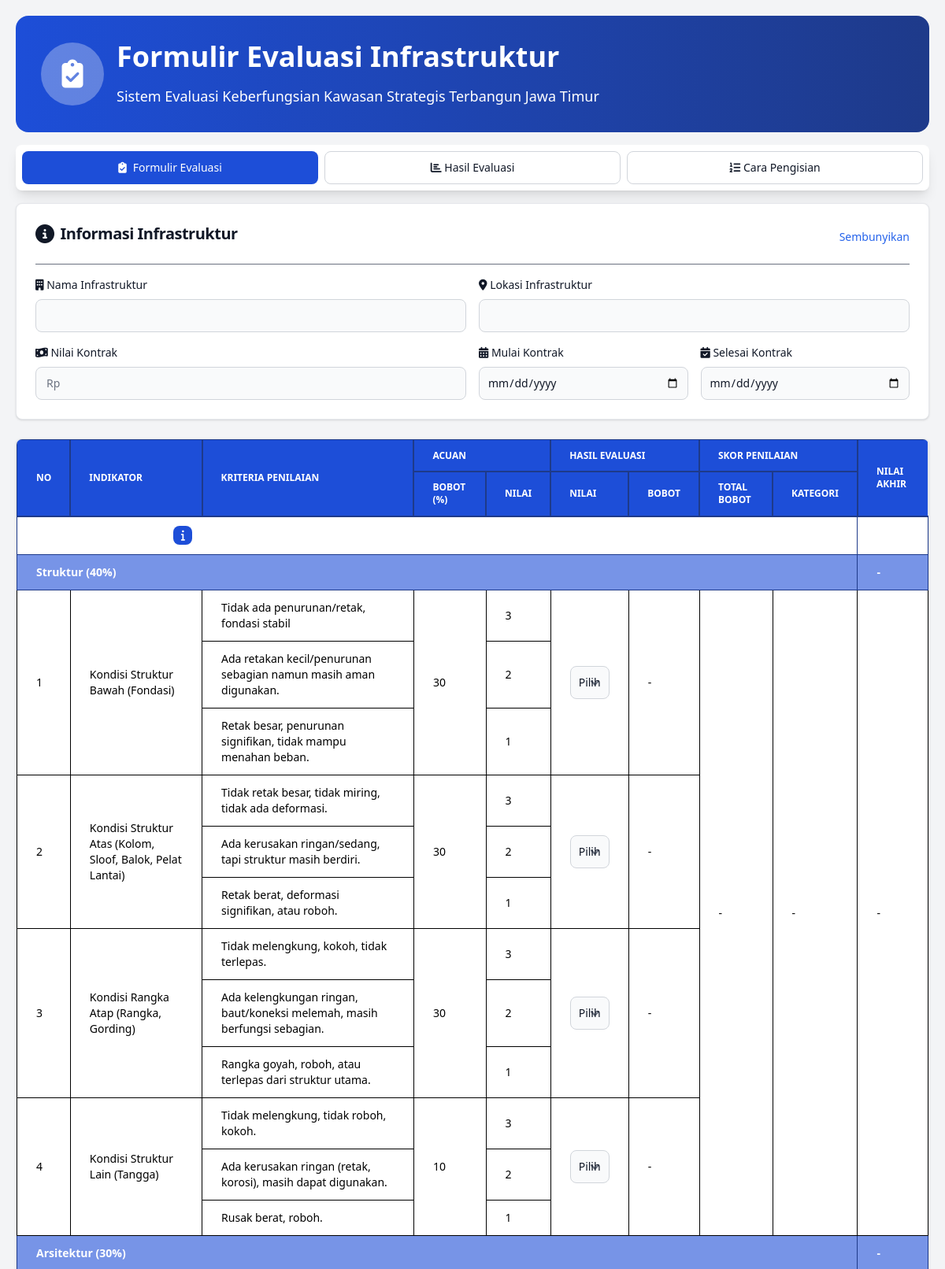
The page / (upper part) on the database its author committed.
### tables this page shows
CREATE TABLE IF NOT EXISTS `section` (
  `id` int NOT NULL AUTO_INCREMENT,
  `section_nama` varchar(255) DEFAULT NULL,
  `section_kategori_decision` text,
  `info` text,
  PRIMARY KEY (`id`)
);

CREATE TABLE IF NOT EXISTS `section_sub` (
  `id` int NOT NULL AUTO_INCREMENT,
  `section_sub_nama` varchar(255) DEFAULT NULL,
  `section_sub_bobot` int DEFAULT NULL,
  `section_sub_kategori_decision` text,
  `section_id` int DEFAULT NULL,
  PRIMARY KEY (`id`),
  KEY `section_id` (`section_id`),
  CONSTRAINT `section_sub_ibfk_1` FOREIGN KEY (`section_id`) REFERENCES `section` (`id`)
);

CREATE TABLE IF NOT EXISTS `indikator` (
  `id` int NOT NULL AUTO_INCREMENT,
  `indikator_nama` varchar(255) DEFAULT NULL,
  `indikator_bobot` int DEFAULT NULL,
  `section_sub_id` int DEFAULT NULL,
  PRIMARY KEY (`id`),
  KEY `section_sub_id` (`section_sub_id`),
  CONSTRAINT `indikator_ibfk_1` FOREIGN KEY (`section_sub_id`) REFERENCES `section_sub` (`id`)
);

CREATE TABLE IF NOT EXISTS `indikator_kriteria` (
  `id` int NOT NULL AUTO_INCREMENT,
  `kriteria_nama` varchar(255) DEFAULT NULL,
  `nilai` int DEFAULT NULL,
  `indikator_id` int DEFAULT NULL,
  PRIMARY KEY (`id`),
  KEY `indikator_id` (`indikator_id`),
  CONSTRAINT `indikator_kriteria_ibfk_1` FOREIGN KEY (`indikator_id`) REFERENCES `indikator` (`id`)
);

### index.php (the view, shortened to what the rows shown need)
<?php
require_once 'db.php';
$datas = [];
$sections = $conn->query('SELECT * FROM section')->fetchAll(PDO::FETCH_ASSOC);
$sectionSubs = $conn->query('SELECT * FROM section_sub')->fetchAll(PDO::FETCH_ASSOC);
$indikators = $conn->query('SELECT * FROM indikator')->fetchAll(PDO::FETCH_ASSOC);
$indikatorKriterias = $conn->query('SELECT * FROM indikator_kriteria')->fetchAll(PDO::FETCH_ASSOC);
foreach ($sections as $section) {
    $sectionItem = [
        'section_id' => $section['id'],
        'section_nama' => $section['section_nama'],
        'section_kategori_decision' => $section['section_kategori_decision'],
        'section_skor' => 0,
        'section_skor_kategori' => '',
        'section_info' => $section['info'],
        'section_sub' => []
    ];
    foreach ($sectionSubs as $sectionSub) {
        if ($sectionSub['section_id'] == $section['id']) {
            $sectionSubItem = [
                'section_sub_id' => $sectionSub['id'],
                'section_sub_nama' => $sectionSub['section_sub_nama'],
                'section_sub_bobot' => $sectionSub['section_sub_bobot'],
                'section_sub_kategori_decision' => $sectionSub['section_sub_kategori_decision'],
                'section_sub_skor' => 0,
                'section_sub_skor_result' => 0,
                'section_sub_skor_kategori' => '',
                'indikator' => []
            ];
            foreach ($indikators as $indikator) {
                if ($indikator['section_sub_id'] == $sectionSub['id']) {
                    $indikatorItem = [
                        'indikator_id' => $indikator['id'],
                        'indikator_nama' => $indikator['indikator_nama'],
                        'indikator_bobot' => $indikator['indikator_bobot'],
                        'indikator_skor' => 0,
                        'indikator_nilai' => 0,
                        'indikator_kriteria' => []
                    ];
                    foreach ($indikatorKriterias as $indikatorKriteria) {
                        if ($indikatorKriteria['indikator_id'] == $indikator['id']) {
                            $indikatorKriteriaItem = [
                                'indikator_kriteria_id' => $indikatorKriteria['id'],
                                'nilai' => $indikatorKriteria['nilai'],
                                'id' => $indikatorKriteria['id'],
                                'nama' => $indikatorKriteria['kriteria_nama']
                            ];
                            $indikatorItem['indikator_kriteria'][] = $indikatorKriteriaItem;
                        }
                    }
                    $sectionSubItem['indikator'][] = $indikatorItem;
                }
            }
            $sectionItem['section_sub'][] = $sectionSubItem;
        }
    }
    $datas[] = $sectionItem;
}
?>
<form method="post" onsubmit="handleSubmit(event)">
    <div class="space-y-6">
        <div class="overflow-x-hidden max-h-screen overflow-auto bg-white border border-gray-200 rounded-lg shadow-sm flex flex-col gap-4">
            <table class="border border-collapse w-full text-sm text-left rtl:text-right">
                <thead class="sticky top-0 z-20 hidden md:table-header-group text-xs [&_th]:uppercase [&_th]:text-white md:[&_th]:outline-[1px] [&_th]:outline-blue-900 bg-blue-700">
                    <tr>
                        <th class="px-6 py-3" rowspan="2">No</th>
                        <th class="px-6 py-3" rowspan="2">Indikator</th>
                        <th class="px-6 py-3" rowspan="2">Kriteria Penilaian</th>
                        <th class="px-6 py-3" colspan="2">Acuan</th>
                        <th class="px-6 py-3" colspan="2">Hasil Evaluasi</th>
                        <th class="px-6 py-3" colspan="2">Skor Penilaian</th>
                        <th class="px-6 py-3" rowspan="2">Nilai Akhir</th>
                    </tr>
                    <tr>
                        <th class="px-6 py-3">Bobot (%)</th>
                        <th class="px-6 py-3">Nilai</th>
                        <th class="px-6 py-3">Nilai</th>
                        <th class="px-6 py-3">Bobot</th>
                        <th class="px-6 py-3">Total Bobot</th>
                        <th class="px-6 py-3">Kategori</th>
                    </tr>
                </thead>
                <tbody>
                    <?php foreach ($datas as $section): ?>
                        <tr class="bg-blue-700/80/80 text-white md:[&_td]:border [&_td]:border-blue-900 [&_td]">
                            <td colspan="9" class="block md:table-cell px-6 py-3 uppercase font-bold">
                                <div class="flex gap-2 items-center">
                                    <span>
                                        <i class="fas fa-building"></i>
                                    </span>
                                    <span>
                                    </span>
                                    <div class="relative group">
                                        <button data-popover-placement="bottom" data-popover-target="popover-<?= $section['section_id'] ?>" type="button" class="text-white bg-blue-700 hover:bg-blue-800 focus:ring-4 focus:outline-none focus:ring-blue-300 font-medium rounded-lg text-sm h-6 w-6 text-center">
                                            <i class="fas fa-info"></i>
                                        </button>
                                    </div>
                                </div>
                            </td>
                            <td class="hidden md:table-cell px-6 py-3 nilai-section">
                                <span data-section-id="<?= $section['section_id'] ?>" class="section-result-<?= $section['section_id'] ?>">
                                </span>
                                <span data-section-id="<?= $section['section_id'] ?>" class="section-result-kategori-<?= $section['section_id'] ?> uppercase font-bold">(-)</span>
                            </td>
                        </tr>
                        <?php foreach ($section['section_sub'] as $data): ?>
                            <tr class="font-semibold [&_td]:bg-blue-700/60 text-white md:[&_td]:border [&_td]:border-blue-900 [&_td]">
                                <td colspan="9" class="block md:table-cell px-6 py-3">
                                    <div class="flex">
                                        <span>
                                            <?= $data['section_sub_nama']; ?> (<?= $data['section_sub_bobot']; ?>%)
                                        </span>
                                    </div>
                                </td>
                                <td data-section-id="<?= $section['section_id'] ?>" data-section-sub-id="<?= $data['section_sub_id'] ?>" class="section-sub-result-<?= $section['section_id'] ?>-<?= $data['section_sub_id'] ?> hidden md:table-cell px-6 py-3 nilai-sub">-</td>
                            </tr>
                            <?php foreach ($data['indikator'] as $key => $sub): ?>
                                <tr>
                                    <td rowspan="<?= count($sub['indikator_kriteria']) ?>" class="hidden md:table-cell md:border px-6 py-3"><?= $key + 1; ?></td>
                                    <td rowspan="<?= count($sub['indikator_kriteria']) ?>" class="block md:table-cell border-y border-y-gray-200 md:border-y-inherit md:border px-6 py-3">
                                        <div class="flex gap-2">
                                            <span>
                                                <?= $sub['indikator_nama'] ?>
                                            </span>
                                        </div>
                                    </td>
                                    <?php foreach ($sub['indikator_kriteria'] as $key_kriteria => $value_kriteria): ?>
                                        <td data-section-id="<?= $section['section_id'] ?>" data-section-sub-id="<?= $data['section_sub_id'] ?>" data-indikator-id="<?= $sub['indikator_id'] ?>" data-indikator-kriteria-id="<?= $value_kriteria['id'] ?>" class="block kriteria-<?= $section['section_id'] ?>-<?= $data['section_sub_id'] ?>-<?= $sub['indikator_id'] ?>-<?= $value_kriteria['id'] ?> <?= ($key_kriteria == 0) ? 'md:table-cell' : 'md:hidden' ?> md:border px-6 py-3">
                                            <div class="flex gap-2 items-center">
                                                <span>
                                                    <?= $value_kriteria['nama'] ?>
                                                </span>
                                            </div>
                                        </td>
                                    <?php endforeach; ?>
                                    <td rowspan="<?= count($sub['indikator_kriteria']) ?>" data-section-id="<?= $section['section_id'] ?>" data-section-sub-id="<?= $data['section_sub_id'] ?>" data-indikator-id="<?= $sub['indikator_id'] ?>" class="hidden indikator-bobot-<?= $section['section_id'] ?>-<?= $data['section_sub_id'] ?>-<?= $sub['indikator_id'] ?> md:table-cell md:border px-6 py-3"><?= $sub['indikator_bobot'] ?></td>
                                    <td class="hidden md:table-cell md:border px-6 py-3"><?= $sub['indikator_kriteria'][0]['nilai'] ?></td>
                                    <td rowspan="<?= count($sub['indikator_kriteria']) ?>" class="block md:table-cell md:border px-6 py-3">
                                        <select required data-section-id="<?= $section['section_id'] ?>" data-section-sub-id="<?= $data['section_sub_id'] ?>" data-indikator-id="<?= $sub['indikator_id'] ?>" id="input-nilai-<?= $section['section_id'] ?>-<?= $data['section_sub_id'] ?>-<?= $sub['indikator_id'] ?>" class="w-full md:w-max bg-gray-50 border border-gray-300 text-gray-900 text-sm rounded-lg focus:ring-blue-500 focus:border-blue-500 block p-2.5" onchange="handleSelectChage(event)">
                                            <option value="">Pilih</option>
                                        </select>
                                    </td>
                                    <td data-section-id="<?= $section['section_id'] ?>" data-section-sub-id="<?= $data['section_sub_id'] ?>" data-indikator-id="<?= $sub['indikator_id'] ?>" rowspan="<?= count($sub['indikator_kriteria']) ?>" data-label="Bobot Evaluasi: " class="indikator-bobot-eval-<?= $section['section_id'] ?>-<?= $data['section_sub_id'] ?>-<?= $sub['indikator_id'] ?> block md:table-cell md:border border-t border-t-gray-200 px-6 py-3 before:content-[attr(data-label)] before:me-2 before:font-semibold before before:inline-block md:before:hidden before:mb-1">-</td>
                                    <?php if ($key == 0): ?>
                                        <td data-section-id="<?= $section['section_id'] ?>" data-section-sub-id="<?= $data['section_sub_id'] ?>" rowspan="<?= count($sub['indikator_kriteria']) * count($data['indikator']) ?>" class="section-sub-total-bobot-<?= $section['section_id'] ?>-<?= $data['section_sub_id'] ?> hidden md:table-cell md:border px-6 py-3">-</td>
                                        <td data-section-id="<?= $section['section_id'] ?>" data-section-sub-id="<?= $data['section_sub_id'] ?>" rowspan="<?= count($sub['indikator_kriteria']) * count($data['indikator']) ?>" class="section-sub-kategori-<?= $section['section_id'] ?>-<?= $data['section_sub_id'] ?> uppercase hidden md:table-cell md:border px-6 py-3">-</td>
                                        <td data-section-id="<?= $section['section_id'] ?>" data-section-sub-id="<?= $data['section_sub_id'] ?>" rowspan="<?= count($sub['indikator_kriteria']) * count($data['indikator']) ?>" class="section-sub-result-<?= $section['section_id'] ?>-<?= $data['section_sub_id'] ?> hidden md:table-cell md:border px-6 py-3">-</td>
                                    <?php endif; ?>
                                </tr>
                                <?php foreach ($sub['indikator_kriteria'] as $key => $value): ?>
                                    <?php if ($key == 0) continue; ?>
                                    <tr class="hidden md:table-row">
                                        <td class="md:border px-6 py-3"><?= $value['nama'] ?></td>
                                        <td class="md:border px-6 py-3"><?= $value['nilai'] ?></td>
                                    </tr>
                                <?php endforeach; ?>
                            <?php endforeach; ?>
                        <?php endforeach; ?>
                    <?php endforeach; ?>
                </tbody>
            </table>
        </div>
    </div>
</form>
<?php
include 'layout.php';

### rows shown on the page
section_sub: section_sub_nama "Struktur", section_sub_bobot "40"
indikator: indikator_nama "Kondisi Struktur Bawah (Fondasi)", indikator_bobot "30"
indikator_kriteria: kriteria_nama "Tidak ada penurunan/retak, fondasi stabil", nilai "3"
indikator_kriteria: kriteria_nama "Ada retakan kecil/penurunan sebagian namun masih aman digunakan.", nilai "2"
indikator_kriteria: kriteria_nama "Retak besar, penurunan signifikan, tidak mampu menahan beban.", nilai "1"
indikator: indikator_nama "Kondisi Struktur Atas (Kolom, Sloof, Balok, Pelat Lantai)", indikator_bobot "30"
indikator_kriteria: kriteria_nama "Tidak retak besar, tidak miring, tidak ada deformasi.", nilai "3"
indikator_kriteria: kriteria_nama "Ada kerusakan ringan/sedang, tapi struktur masih berdiri.", nilai "2"
indikator_kriteria: kriteria_nama "Retak berat, deformasi signifikan, atau roboh.", nilai "1"
indikator: indikator_nama "Kondisi Rangka Atap (Rangka, Gording)", indikator_bobot "30"
indikator_kriteria: kriteria_nama "Tidak melengkung, kokoh, tidak terlepas.", nilai "3"
indikator_kriteria: kriteria_nama "Ada kelengkungan ringan, baut/koneksi melemah, masih berfungsi sebagian.", nilai "2"
indikator_kriteria: kriteria_nama "Rangka goyah, roboh, atau terlepas dari struktur utama.", nilai "1"
indikator: indikator_nama "Kondisi Struktur Lain (Tangga)", indikator_bobot "10"
indikator_kriteria: kriteria_nama "Tidak melengkung, tidak roboh, kokoh.", nilai "3"
indikator_kriteria: kriteria_nama "Ada kerusakan ringan (retak, korosi), masih dapat digunakan.", nilai "2"
indikator_kriteria: kriteria_nama "Rusak berat, roboh.", nilai "1"
section_sub: section_sub_nama "Arsitektur", section_sub_bobot "30"

### other values the page prints
$title "Formulir Evaluasi Infrastruktur"
$subtitle "Sistem Evaluasi Keberfungsian Kawasan Strategis Terbangun Jawa Timur"
